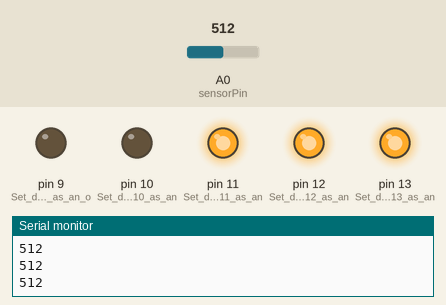
The sketch below on a simulated Arduino Uno, built with avr-gcc and run on an emulated ATmega328P. Shown: output pins drawn as LEDs (lit = HIGH), the last lines printed to the serial monitor. The inputs (shaded band) are chosen by the test bench; at power-on: A0 (sensorPin) = 512.

Above: at 1.2 s.
1.3 s: A0 (sensorPin) set to 594
2.8 s: A0 (sensorPin) set to 623
At 3.3 s:
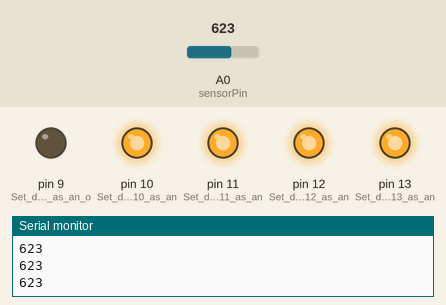
4.3 s: A0 (sensorPin) set to 806
5.8 s: A0 (sensorPin) set to 832
At 6.8 s:
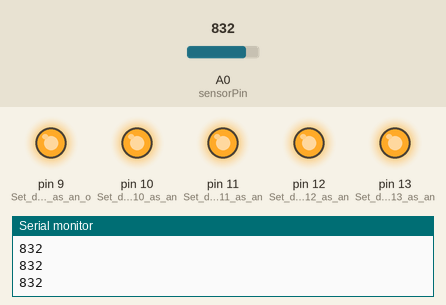
7.3 s: A0 (sensorPin) set to 398
At 7.9 s:
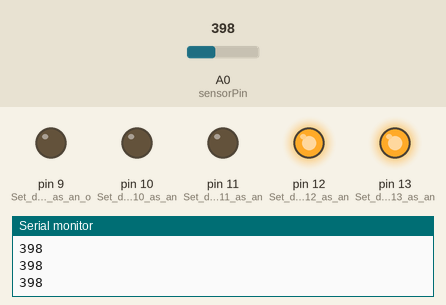
8.8 s: A0 (sensorPin) set to 422
At 9.1 s:
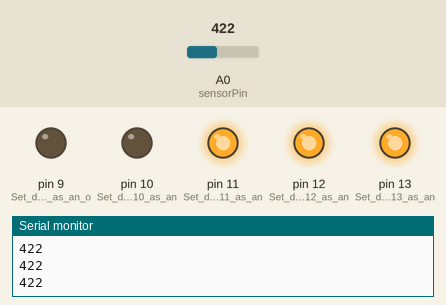
Timing chart, 0 to 11.3 s (numbered marks = the images above; inputs shaded):
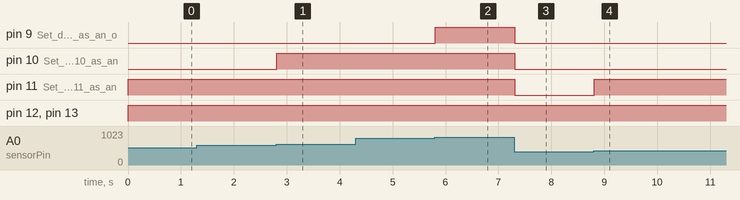

The sketch:

5LED_Potentiometer.ino
```cpp
/*
MAIN GOAL:
  Read the value of a potentiometer and turn on 5 LEDs one by one depending on
  the analog bit value (0–1023).

THEME:
  Analog input reading and LED control.
*/

int sensorPin = A0;       // The input pin where the potentiometer middle pin is connected
int sensorValue = 0;      // Variable that will store the value from the potentiometer

void setup() {
  Serial.begin(9600);     // Start serial communication to print the potentiometer value

  pinMode(13, OUTPUT);    // Set digital pin 13 as an output (LED 1)
  pinMode(12, OUTPUT);    // Set digital pin 12 as an output (LED 2)
  pinMode(11, OUTPUT);    // Set digital pin 11 as an output (LED 3)
  pinMode(10, OUTPUT);    // Set digital pin 10 as an output (LED 4)
  pinMode(9, OUTPUT);     // Set digital pin 9 as an output (LED 5)
}

void loop() {

  sensorValue = analogRead(sensorPin);  // Read the analog value from A0 (0–1023)
  Serial.println(sensorValue);          // Print the value to the Serial Monitor

  if (sensorValue == 0) {               // If the value is exactly 0
    digitalWrite(13, 0);                // Turn OFF LED
    digitalWrite(12, 0);                // Turn OFF LED
    digitalWrite(11, 0);                // Turn OFF LED
    digitalWrite(10, 0);                // Turn OFF LED
    digitalWrite(9, 0);                 // Turn OFF LED
  }

  else if (sensorValue > 0 && sensorValue <= 204) {   // Range for 1 LED
    digitalWrite(13, 1);                 // Turn ON LED
    digitalWrite(12, 0);                 // Turn OFF LED
    digitalWrite(11, 0);                 // Turn OFF LED
    digitalWrite(10, 0);                 // Turn OFF LED
    digitalWrite(9, 0);                  // Turn OFF LED
  }

  else if (sensorValue > 204 && sensorValue <= 408) { // Range for 2 LEDs
    digitalWrite(13, 1);                // Turn ON LED
    digitalWrite(12, 1);                // Turn ON LED
    digitalWrite(11, 0);                // Turn OFF LED
    digitalWrite(10, 0);                // Turn OFF LED
    digitalWrite(9, 0);                 // Turn OFF LED
  }

  else if (sensorValue > 408 && sensorValue <= 612) { // Range for 3 LEDs
    digitalWrite(13, 1);                // Turn ON LED
    digitalWrite(12, 1);                // Turn ON LED
    digitalWrite(11, 1);                // Turn ON LED
    digitalWrite(10, 0);                // Turn OFF LED
    digitalWrite(9, 0);                 // Turn OFF LED
  }

  else if (sensorValue > 612 && sensorValue <= 816) { // Range for 4 LEDs
    digitalWrite(13, 1);                // Turn ON LED
    digitalWrite(12, 1);                // Turn ON LED
    digitalWrite(11, 1);                // Turn ON LED
    digitalWrite(10, 1);                // Turn ON LED
    digitalWrite(9, 0);                 // Turn OFF LED
  }

  else if (sensorValue > 816 && sensorValue <= 1023) { // Range for 5 LEDs
    digitalWrite(13, 1);               // Turn ON LED
    digitalWrite(12, 1);               // Turn ON LED
    digitalWrite(11, 1);               // Turn ON LED
    digitalWrite(10, 1);               // Turn ON LED
    digitalWrite(9, 1);                // Turn ON LED
  }
}
```

Measured:
- the behaviour switches between 612 and 613 on A0 (sensorPin) (found by bisection; images 0 and 1)
- the behaviour switches between 816 and 817 on A0 (sensorPin) (found by bisection; images 1 and 2)
- the behaviour switches between 408 and 409 on A0 (sensorPin) (found by bisection; images 3 and 4)
- after the input at 2.8 s, pin 10 (Set_digital_pin_10_as_an): LOW → HIGH at once
- after the input at 5.8 s, pin 9 (Set_digital_pin_9_as_an_o): LOW → HIGH at once
- after the input at 7.3 s, pin 9 (Set_digital_pin_9_as_an_o), pin 10 (Set_digital_pin_10_as_an), pin 11 (Set_digital_pin_11_as_an): HIGH → LOW at once
- after the input at 8.8 s, pin 11 (Set_digital_pin_11_as_an): LOW → HIGH at once
